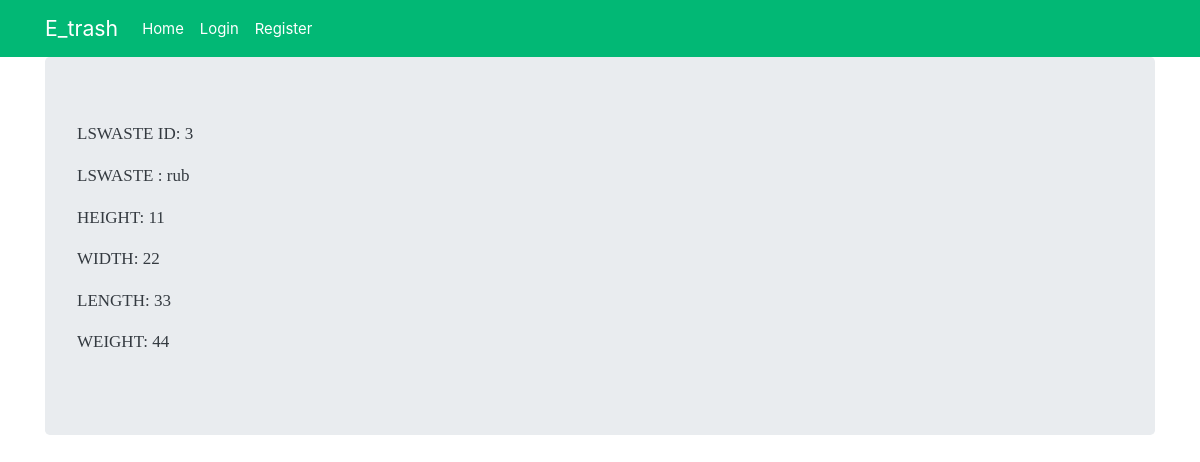
Screenshot of /trash/lswastes-detail-view/3 with the database file from the repository.
### trash/models.py (models this page shows, shortened)
class LSWaste(models.Model):
    LSWASTES = [('fur','furniture'), ('rub','rubble'), ('oth','other')]
    type = models.CharField(choices=LSWASTES, max_length=3)
    height = models.PositiveSmallIntegerField(max_length=5)
    width = models.PositiveSmallIntegerField(max_length=5)
    length = models.PositiveSmallIntegerField(max_length=5)
    weight = models.PositiveSmallIntegerField(max_length=5)

### trash/views.py (the view)
# urls.py: path("lswastes-detail-view/<pk>", views.LSWasteDetailView.as_view(), name="lswastes-detail-view"),
class LSWasteDetailView(DetailView):
    model = LSWaste
    template_name = "my_lswastes.html"

### trash/templates/my_lswastes.html
{% extends "base.html" %}
{% block content %}
    <p>LSWASTE ID: {{ lswaste.id }}</p>
    <p>LSWASTE : {{ lswaste.type }}</p>
    <p>HEIGHT: {{ lswaste.height }}</p>
    <p>WIDTH: {{ lswaste.width }}</p>
    <p>LENGTH: {{ lswaste.length }}</p>
    <p>WEIGHT: {{ lswaste.weight }}</p>
{% endblock %}

### rows the page displays
LSWaste: id "3", type "rub", height "11", width "22", length "33", weight "44"
